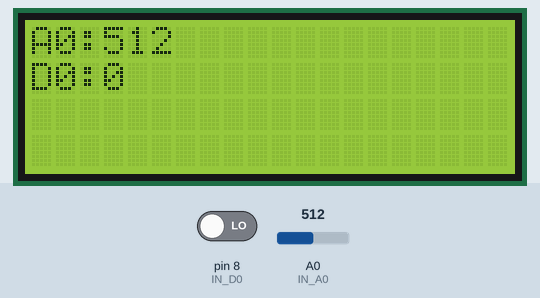
A sketch run on a simulated Arduino Uno, built with avr-gcc and run on an emulated ATmega328P. Shown: 20×4 character LCD. The test bench sets the inputs (shaded band); at power-on: A0 (IN_A0) = 512, pin 8 (IN_D0) LOW.

Above: at 1.2 s.
1.3 s: A0 (IN_A0) set to 716
At 2.3 s:
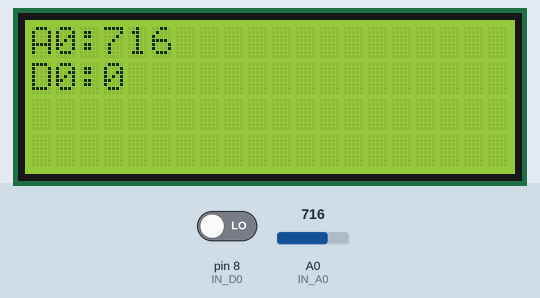
2.8 s: pin 8 (IN_D0) driven HIGH
At 3.2 s:
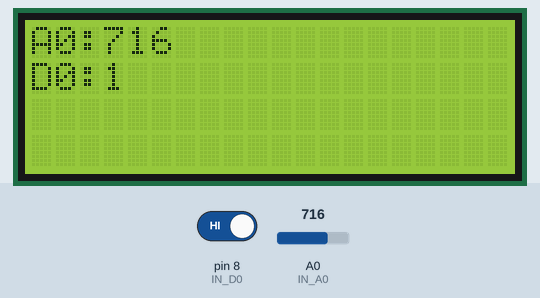
4.3 s: A0 (IN_A0) set to 900
At 5.2 s:
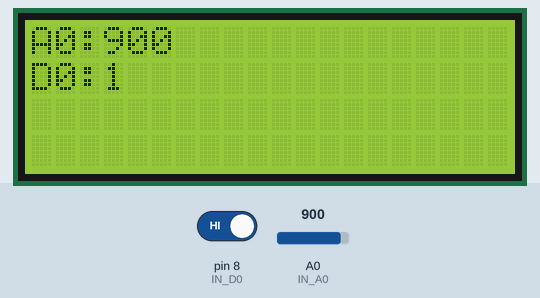
5.8 s: pin 8 (IN_D0) driven LOW
At 7.0 s:
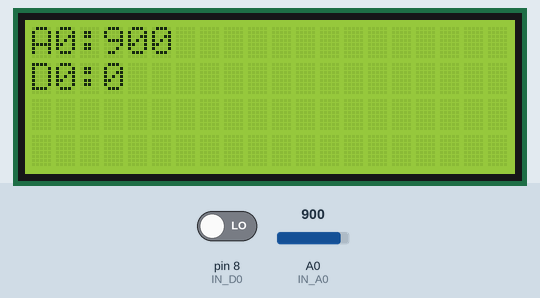
7.3 s: A0 (IN_A0) set to 1023
At 8.1 s:
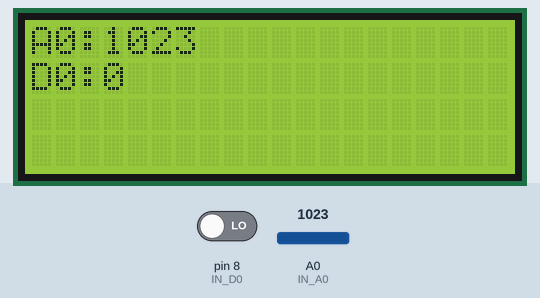
Timing chart, 0 to 9.8 s (numbered marks = the images above; inputs shaded):
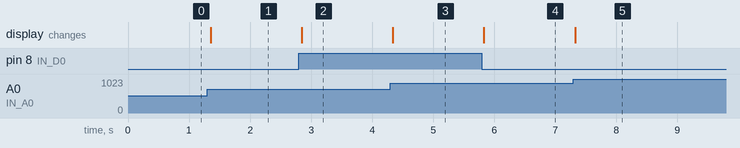

Measured:
- after the input at 1.3 s, the display: changes after 0.06 s (image 1)
- after the input at 2.8 s, the display: changes after 0.05 s (image 2)
- after the input at 4.3 s, the display: changes at once (image 3)
- after the input at 5.8 s, the display: changes at once (image 4)
- after the input at 7.3 s, the display: changes at once (image 5)

The sketch:

sensorIR.ino
```cpp
// (c) Michael Schoeffler 2017, http://www.mschoeffler.de
#include <Wire.h>
#include <LiquidCrystal_I2C.h>

LiquidCrystal_I2C lcd(0x27, 20, 4); // initializes the LCM1602 IIC V1 (LCD module)
// 0x27 is the I2C address. This address might be different.

const int IN_A0 = A0; // analog input
const int IN_D0 = 8; // digital input

void setup() {
  pinMode (IN_A0, INPUT);
  pinMode (IN_D0, INPUT);
  lcd.init();
  lcd.backlight();
  lcd.clear();
  lcd.setCursor(0, 0);

}

int value_A0;
bool value_D0;

void loop() {

  value_A0 = analogRead(IN_A0); // reads the analog input from the IR distance sensor
  value_D0 = digitalRead(IN_D0);// reads the digital input from the IR distance sensor

  lcd.setCursor(0, 0); // sets the cursor of the LCD module to the first line
  lcd.print("A0:");
  lcd.setCursor(3, 0); // sets the cursor of the LCD module to the fourth character
  lcd.print(value_A0); // prints analog value on the LCD module

  lcd.setCursor(0, 1); // sets the cursor of the LCD module to the first line
  lcd.print("D0:");
  lcd.setCursor(3, 1); // sets the cursor of the LCD module to the fourth character
  lcd.print(value_D0); // prints digital value on the LCD module

  delay(200);
}
```
